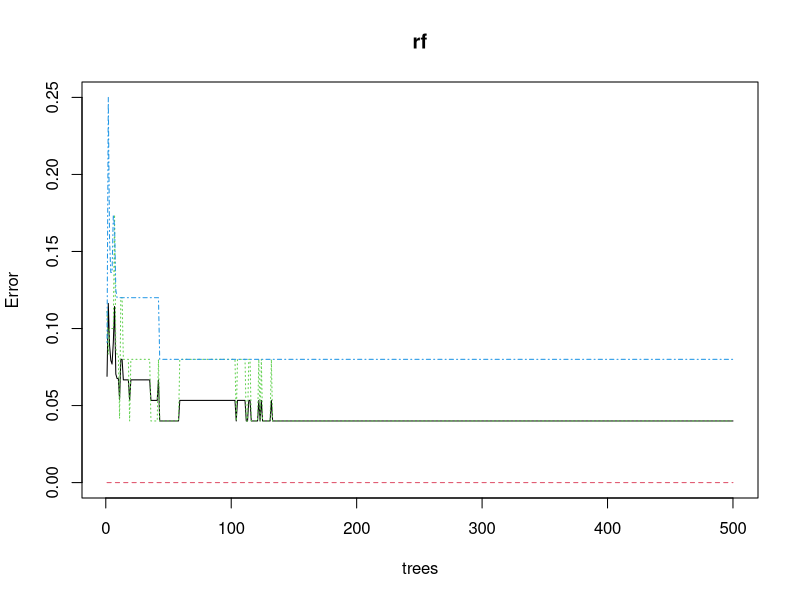
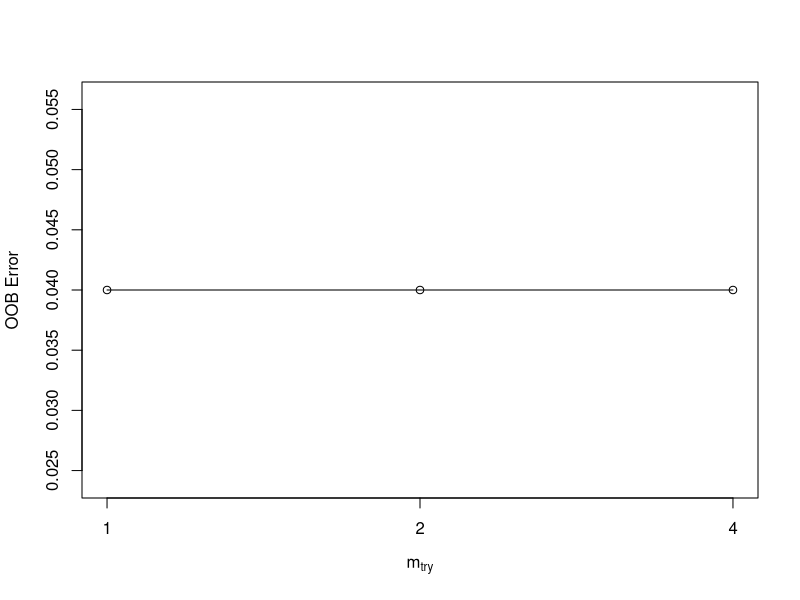
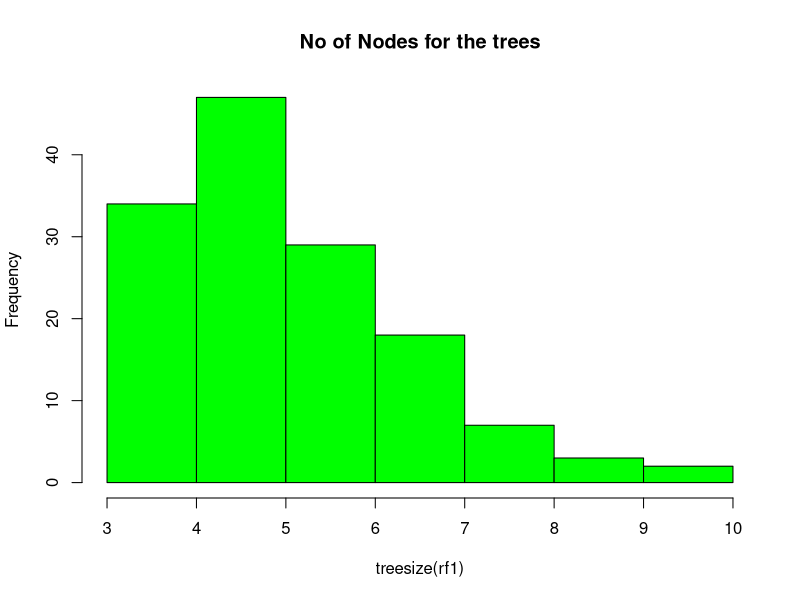
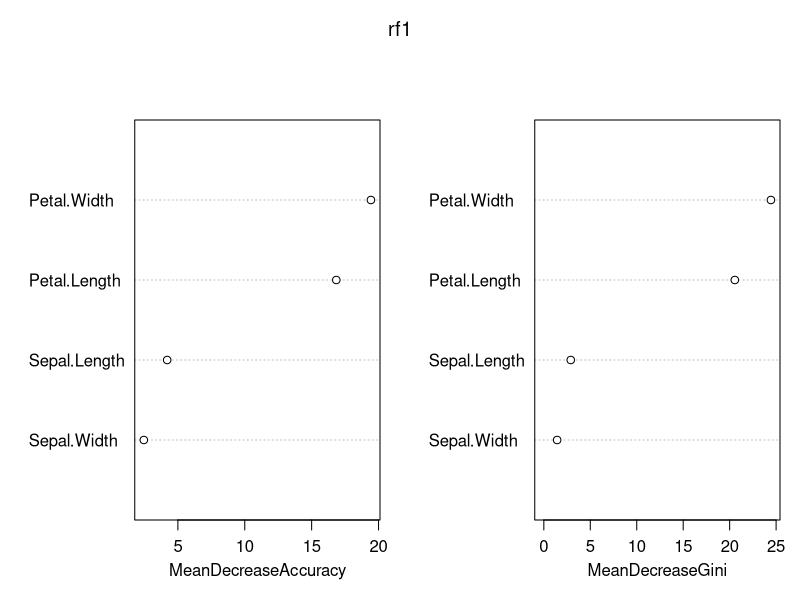
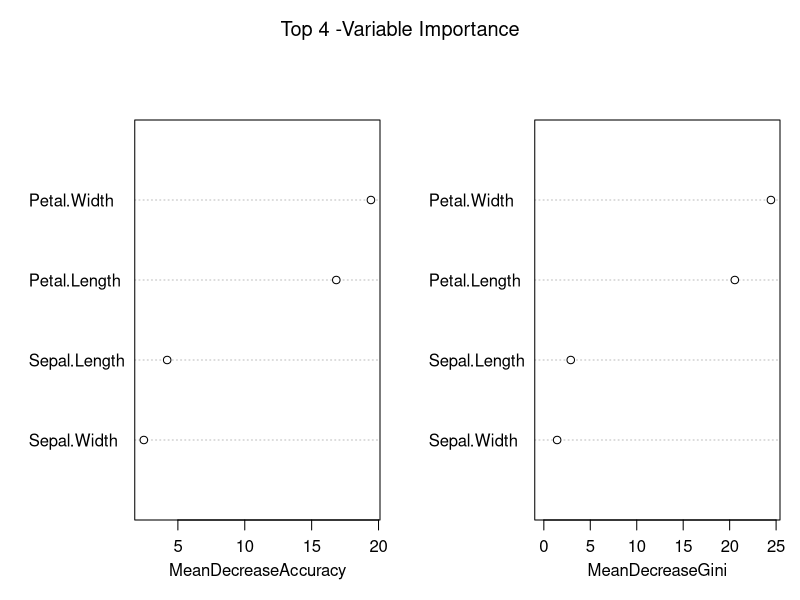
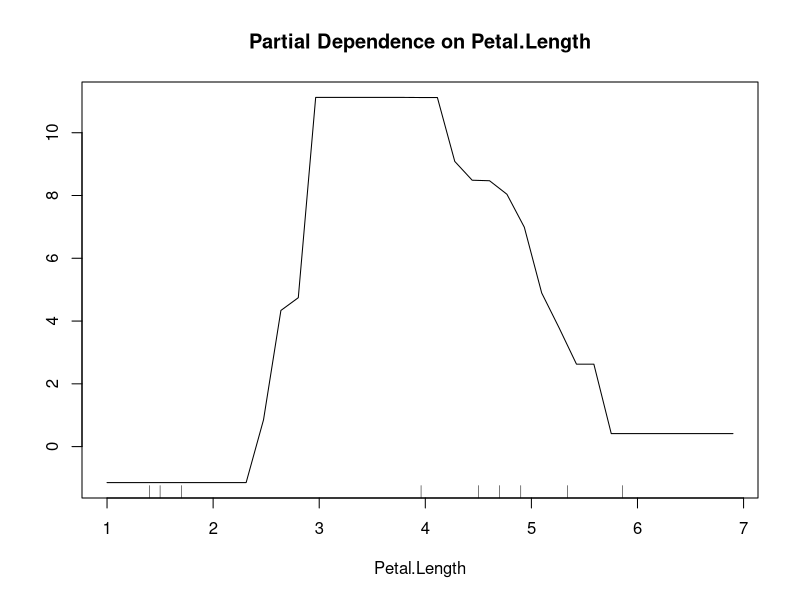
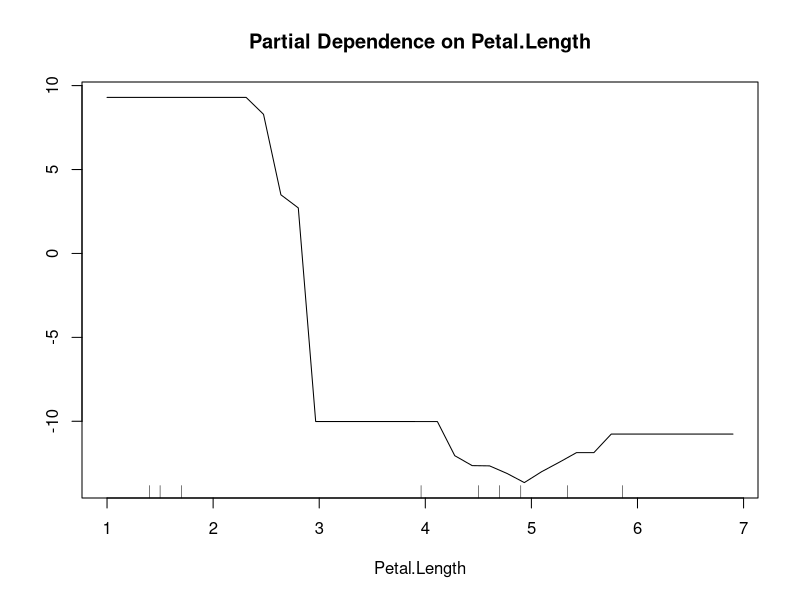
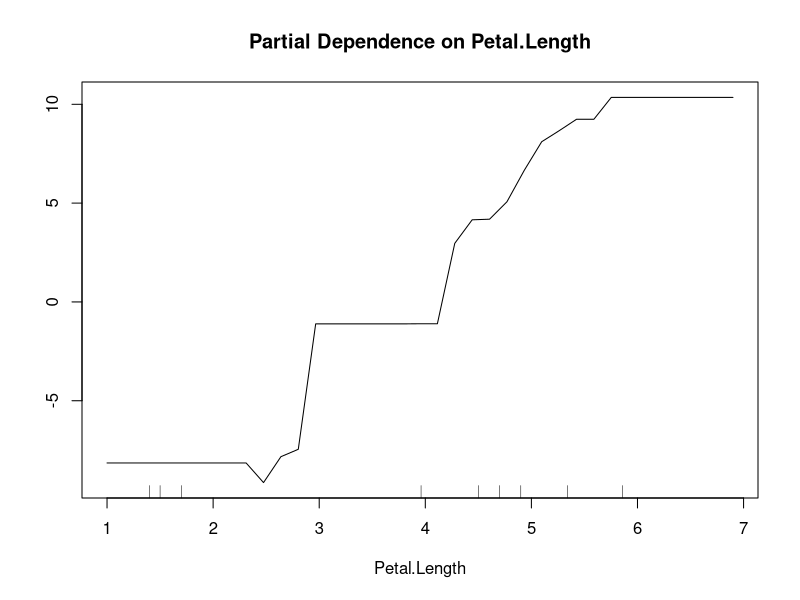

Write the R code that produced these figures, in order.
library(randomForest)
library(MASS)
library(caret)
# USe the set.seed function so that we get same results each time 
set.seed(123)
data(iris)
View(iris)
# Splitting data into training and testing. As the species are in order 
# splitting the data based on species 
iris_setosa<-iris[iris$Species=="setosa",] # 50
iris_versicolor <- iris[iris$Species=="versicolor",] # 50
iris_virginica <- iris[iris$Species=="virginica",] # 50
iris_train <- rbind(iris_setosa[1:25,],iris_versicolor[1:25,],iris_virginica[1:25,])
iris_test <- rbind(iris_setosa[26:50,],iris_versicolor[26:50,],iris_virginica[26:50,])

rf <- randomForest(Species~., data=iris_train)
rf
# Prediction and Confusion Matrix - Training data 
pred1 <- predict(rf, iris_train)
head(pred1)
head(iris_train$Species)
# looks like the first six predicted value and original value matches.
confusionMatrix(pred1, iris_train$Species)  # 100 % accuracy on training data 
# Sensitivity for all three species/categories is 100 % 
# Prediction with test data - Test Data 
pred2 <- predict(rf, iris_test)
confusionMatrix(pred2, iris_test$Species) # 94.67% accuracy on test data
# Error Rate in Random Forest Model
plot(rf)
# Tune Random Forest Model mtry 
tune <- tuneRF(iris_train[,-5], iris_train[,5], stepFactor = 0.5, plot = TRUE, ntreeTry = 300,
               trace = TRUE, improve = 0.05)
rf1 <- randomForest(Species~., data=iris_train, ntree = 140, mtry = 2, importance = TRUE,
                    proximity = TRUE)
rf1  # with the new values after tuning, the OOB estimate error is 4 %

pred1 <- predict(rf1, iris_train)
confusionMatrix(pred1, iris_train$Species)  # 100 % accuracy on training data 
# Sensitivity for Yes and No is 100 % 
# test data prediction using the Tuned RF1 model
pred2 <- predict(rf1, iris_test)
confusionMatrix(pred2, iris_test$Species) # 96 % accuracy on test data 
hist(treesize(rf1), main = "No of Nodes for the trees", col = "green")
# Majority of the trees has an average number has close to 40 nodes.
# Variable Importance
varImpPlot(rf1)

varImpPlot(rf1 ,Sort = T, n.var = 4, main = "Top 4 -Variable Importance")

importance(rf1)
# Partial Dependence Plot 
partialPlot(rf1, iris_train, Petal.Length, "versicolor")

partialPlot(rf1, iris_train, Petal.Length, "setosa")

partialPlot(rf1, iris_train, Petal.Length, "virginica")

# if the petal.length is between 2.5 to 5,5, then it is Versicolor
# If the petal.length is between 1 to 3 cms in length, then it is setosa
# if the petal.length is greater than 3 cms in lenth, then it is Virginica

# Extract single tree from the forest
tr1 <- getTree(rf1, 1, labelVar = TRUE)
tr1
# Multi Dimension scaling plot of proximity Matrix
MDSplot(rf1, iris$Species)
